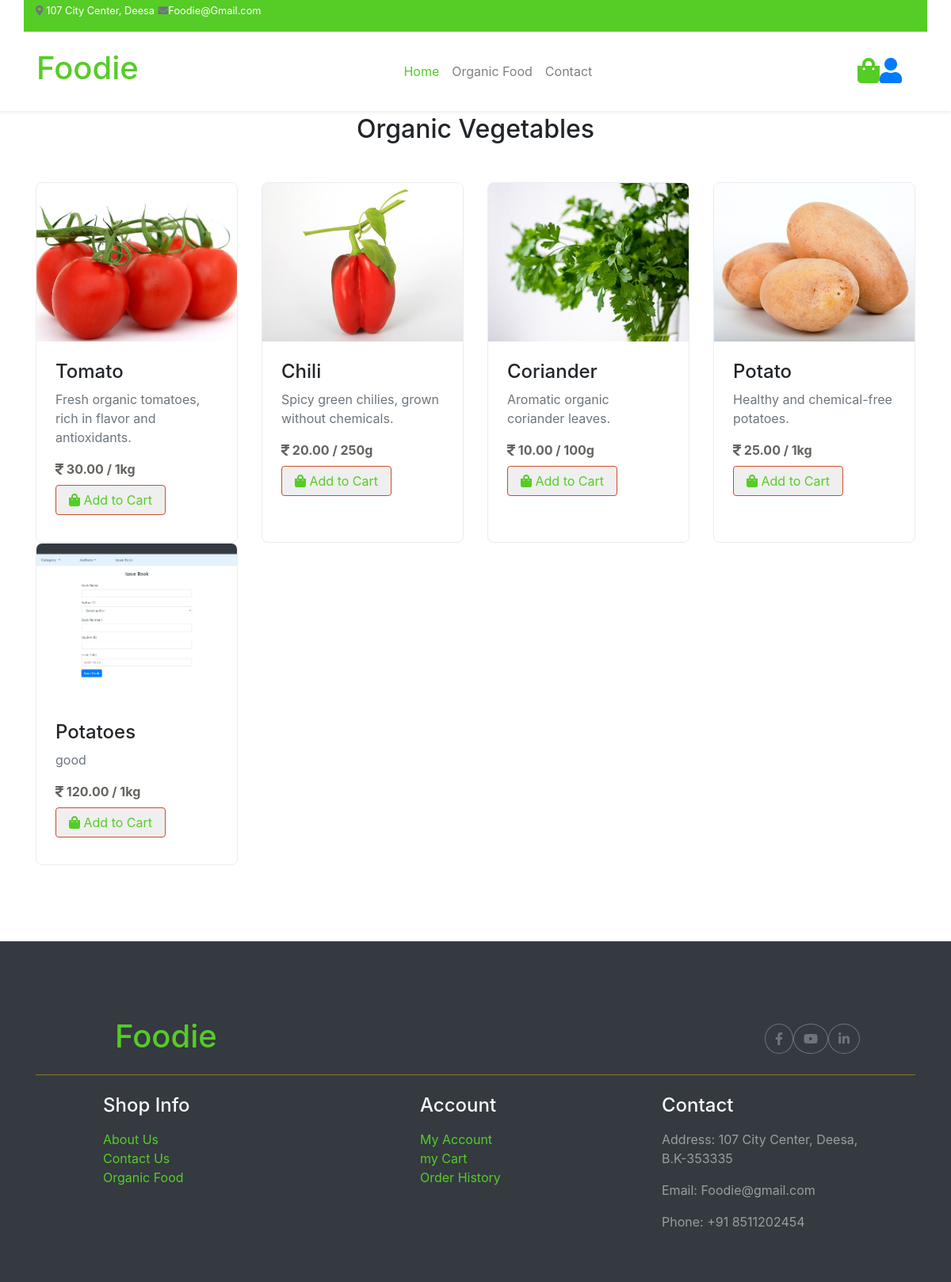
Page /front-end/shop.php on the committed database.
### tables this page shows
CREATE TABLE `organic` (
  `id` int(11) NOT NULL,
  `name` varchar(255) NOT NULL,
  `description` text DEFAULT NULL,
  `weight` varchar(50) DEFAULT NULL,
  `weight_type` varchar(50) DEFAULT NULL,
  `price` decimal(10,2) DEFAULT NULL,
  `image` varchar(255) DEFAULT NULL,
  `created_at` timestamp NOT NULL DEFAULT current_timestamp()
);

### front-end/shop.php (the view, shortened to what this page needs)
<?php
include('header.php');
?>
<!DOCTYPE html>
<html lang="en">
<head>
</head>
<body>
<div class="container-fluid py-5"><br><br><br><br>
    <div class="container">
        <h2 class="text-center page-title mb-5"> Organic Vegetables</h2>
        <div class="row g-4">
            <?php
            $sql = "SELECT * FROM organic";
            $result = mysqli_query($con, $sql);
            if ($result && mysqli_num_rows($result) > 0) {
                while ($row = mysqli_fetch_assoc($result)) {
                    $imagePath = 'css/img/' . $row['image'];
            ?>
                <div class="col-md-6 col-lg-4 col-xl-3">
                    <div class="fruite-item h-100">
                        <div class="fruite-img">
                            <img src="<?= $imagePath ?>" class="img-fluid" alt="<?= htmlspecialchars($row['name']) ?>"
                                 onerror="this.src='css/img/default-vegetable.jpg';">
                        </div>
                        <div class="p-4">
                            <h4><?= htmlspecialchars($row['name']) ?></h4>
                            <p class="text-muted"><?= htmlspecialchars($row['description']) ?></p>
                            <p class="price-display fs-5 fw-bold mb-0">
                                <i class="fas fa-rupee-sign"></i> <?= htmlspecialchars($row['price']) ?> /
                                <?= htmlspecialchars($row['weight']) ?><?= htmlspecialchars($row['weight_type']) ?>
                            </p>
                            <?php if (isset($_SESSION['id'])) { ?>
                                <a href="add_to_cart.php?id=organic-<?= $row['id']; ?>" class="btn btn-custom rounded-pill px-3 mt-2">
                                    <i class="fas fa-shopping-bag me-2"></i> Add to Cart
                                </a>
                            <?php } else { ?>
                                <button type="button" class="btn btn-custom rounded-pill px-3 mt-2" data-bs-toggle="modal" data-bs-target="#myModal">
                                    <i class="fas fa-shopping-bag me-2"></i> Add to Cart
                                </button>
                            <?php } ?>
                        </div>
                    </div>
                </div>
            <?php
                }
            } else {
                echo '<div class="col-12 text-center py-5">
                        <div class="alert alert-info">No organic vegetables available at the moment.</div>
                      </div>';
            }
            ?>
        </div>
    </div>
</div>
<?php include('footer.php'); ?>
</body>
</html>

### front-end/header.php (shortened to what this page needs)
<?php
$user_id = isset($_SESSION['full_name']) ? $_SESSION['full_name'] : null;
?>
<!DOCTYPE html>
<html lang="en">
<head>
    <link rel="stylesheet" href="https://use.fontawesome.com/releases/v5.15.4/css/all.css" />
    <link href="css/bootstrap.min.css" rel="stylesheet">
</head>
<body>
    <div class= "container-fluid fixed-top  bg-white shadow-sm ">
        <div class="container topbar bg-primary" style="height:40px;">
            <div class="d-flex justify-content-between">
                <div class="top-info ps-2">
                    <small class="me-3"><i class="fas fa-map-marker-alt me-2 text-secondary"></i> <a href="#" class="text-white">107 City Center, Deesa</a></small>
                    <small class="me-3"><i class="fas fa-envelope me-2 text-secondary"></i><a href="#" class="text-white">Foodie@Gmail.com</a></small>
                </div>
            </div>
        </div>
        <div class="container px-0">
            <nav class="navbar navbar-light bg-white navbar-expand-xl" style="height:100px;">
                <a href="index.php" class="navbar-brand">
                    <h1 class="text-primary display-6">Foodie</h1>
                </a>
                <div class="collapse navbar-collapse bg-white" id="navbarCollapse">
                    <div class="navbar-nav mx-auto">
                        <a href="index.php" class="nav-item nav-link active">Home</a>
                        <a href="shop.php" class="nav-item nav-link">Organic Food</a>
                        <a href="contact.php" class="nav-item nav-link">Contact</a>
                    </div>
                    <div class="d-flex m-3 me-0" >
                        <a href="mycart.php" class="position-relative me-4 my-auto text-primary ">
                            <i class="fa fa-shopping-bag fa-2x" ></i>
                        </a>
                        <?php if ($user_id): ?>
                        <div class="nav-item dropdown  ">
                            <a href="#" class="nav-link dropdown-toggle text-primary" data-bs-toggle="dropdown">
                                <i class="fas fa-user fa-2x "></i> <?php echo htmlspecialchars($user_id); ?>
                            </a>
                            <div class="dropdown-menu m-0 bg-secondary rounded-0">
                                <a href="user-profile.php" class="dropdown-item"><i class="fa fa-user "></i> Profile</a>
                                <a href="user-change-password.php" class="dropdown-item"><i class="fa fa-lock"></i> Change Password</a>
                                <div class="dropdown-divider"></div>
                                <a href="user-logout.php" class="dropdown-item text-danger"><i class="fa fa-sign-out-alt"></i> Logout</a>
                            </div>
                        </div>
                        <?php else: ?>
                        <a href="#" class="my-auto" data-bs-toggle="modal" data-bs-target="#myModal">
                            <i class="fas fa-user fa-2x"></i>
                        </a>
                        <?php endif; ?>
                    </div>
                </div>
            </nav>
        </div>
    </div>
</body>
</html>

### front-end/footer.php (shortened to what this page needs)
    <div class="container-fluid bg-dark text-white-50 footer pt-5 mt-5">
        <div class="container py-5">
            <div class="pb-4 mb-4" style="border-bottom: 1px solid rgba(226, 175, 24, 0.5) ;">
                <div class="row g-4">
                    <div class="col-lg-3"  >
                        <a href="">
                            <h1 class="text-primary mb-0" style="padding-left:100px;text-decoration:none;">Foodie</h1>
                        </a>
                    </div>
                    <div class="col-lg-3" style="margin-left:500px;">
                        <div class="d-flex justify-content-end pt-2" >
                            <a class="btn btn-outline-secondary me-2 btn-md-square rounded-circle" href=""><i class="fab fa-facebook-f"></i></a>
                            <a class="btn btn-outline-secondary me-2 btn-md-square rounded-circle" href=""><i class="fab fa-youtube"></i></a>
                            <a class="btn btn-outline-secondary btn-md-square rounded-circle" href=""><i class="fab fa-linkedin-in"></i></a>
                        </div>
                    </div>
                </div>
            </div>
            <div class="row g-5">
                <div class="col-lg-3 col-md-6" style="padding-left:100px; ">
                    <div class="d-flex flex-column text-start footer-item">
                        <h4 class="text-light mb-3">Shop Info</h4>
                        <a class="btn-link text-primary" style="text-decoration: none;" href="">About Us</a>
                        <a class="btn-link text-primary" style="text-decoration: none;" href="contact.php">Contact Us</a>
                        <a class="btn-link text-primary" style="text-decoration: none;" href="shop.php">Organic Food</a>
                    </div>
                </div>
                <div class="col-lg-3 col-md-6" style="margin-left:200px; ">
                    <div class="d-flex flex-column text-start footer-item">
                        <h4 class="text-light mb-3">Account</h4>
                        <a class="btn-link text-primary" style="text-decoration: none;"  href="user-profile.php">My Account</a>
                        <a class="btn-link text-primary" style="text-decoration: none;" href="mycart.php">my Cart</a>
                        <a class="btn-link text-primary" style="text-decoration: none;" href="order_history.php">Order History</a>
                    </div>
                </div>
                <div class="col-lg-3 col-md-6" style="margin-left:20px;" >
                    <div class="footer-item" >
                        <h4 class="text-light mb-3" >Contact</h4>
                        <p>Address: 107 City Center, Deesa, B.K-353335</p>
                        <p>Email: Foodie@gmail.com</p>
                        <p>Phone: +91 8511202454</p>
                    </div>
                </div>
            </div>
        </div>
    </div>
</html>

### front-end/header.php (style rules this page uses)
.bg-primary { background-color: rgb(86, 204, 39) !important; }
.text-primary { color: rgb(86, 204, 39) !important; }
.navbar-nav .nav-link { transition: color 0.3s; color: #000; }
.navbar-nav .nav-link:hover, .navbar-nav .nav-link.active { color: rgb(86, 204, 39) !important; }

### front-end/shop.php (style rules this page uses)
.fruite-item { overflow: hidden; transition: transform 0.3s ease-in-out; min-height: 350px; border: 1px solid #e9ecef; border-radius: 8px; margin-bottom:10px; }
.fruite-img { width: 100%; height: 200px; overflow: hidden; }
.fruite-img img { width: 100%; height: 100%; object-fit: cover; transition: transform 0.5s ease; }
.btn-custom { border: 1px solid rgb(204, 77, 39); color: rgb(86, 204, 39); transition: all 0.3s ease; }
.price-display { font-weight: bold; color: rgb(96, 101, 94); }

### front-end/footer.php (style rules this page uses)
.bg-primary { background-color: rgb(86, 204, 39) !important; }
.text-primary { color: rgb(86, 204, 39) !important; }

### rows in the picture
organic: image (picture), name "Tomato", description "Fresh organic tomatoes, rich in flavor and antioxidants.", price "30.00", weight "1", weight_type "kg"
organic: image (picture), name "Chili", description "Spicy green chilies, grown without chemicals.", price "20.00", weight "250", weight_type "g"
organic: image (picture), name "Coriander", description "Aromatic organic coriander leaves.", price "10.00", weight "100", weight_type "g"
organic: image (picture), name "Potato", description "Healthy and chemical-free potatoes.", price "25.00", weight "1", weight_type "kg"
organic: image (picture), name "Potatoes", description "good", price "120.00", weight "1", weight_type "kg"
